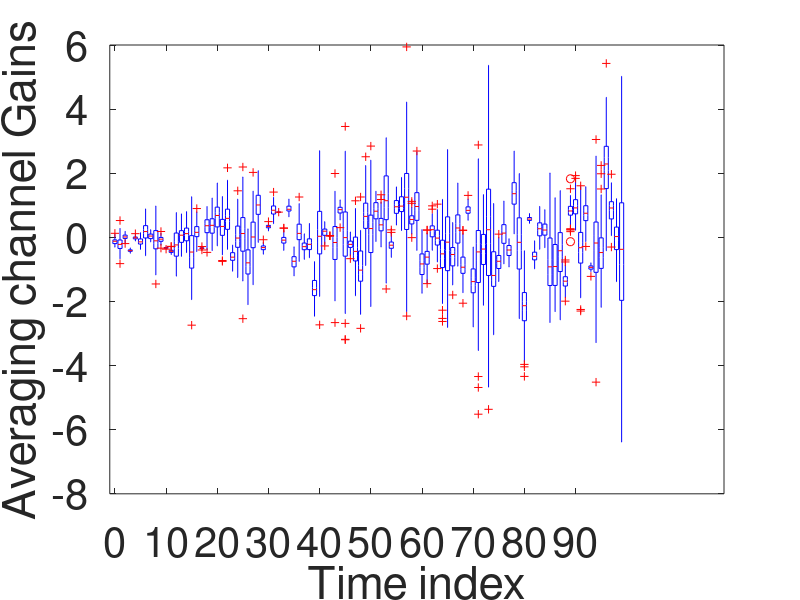
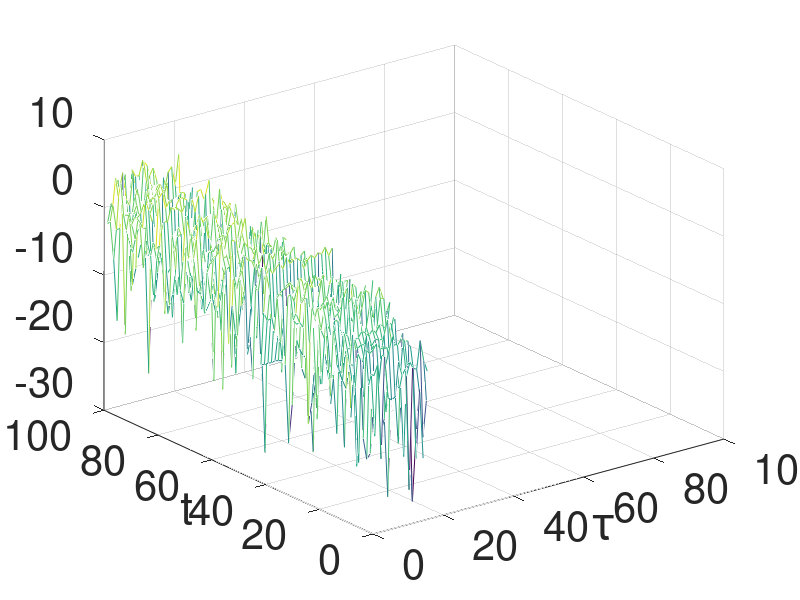
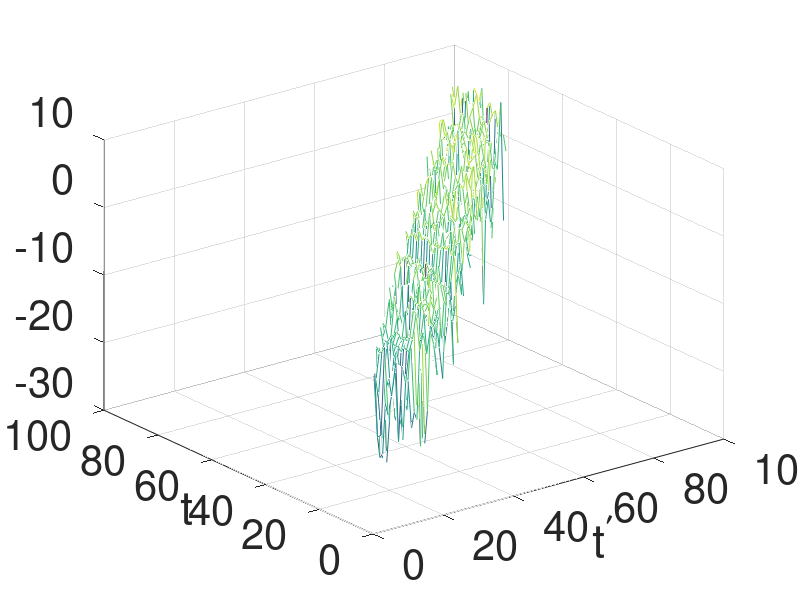
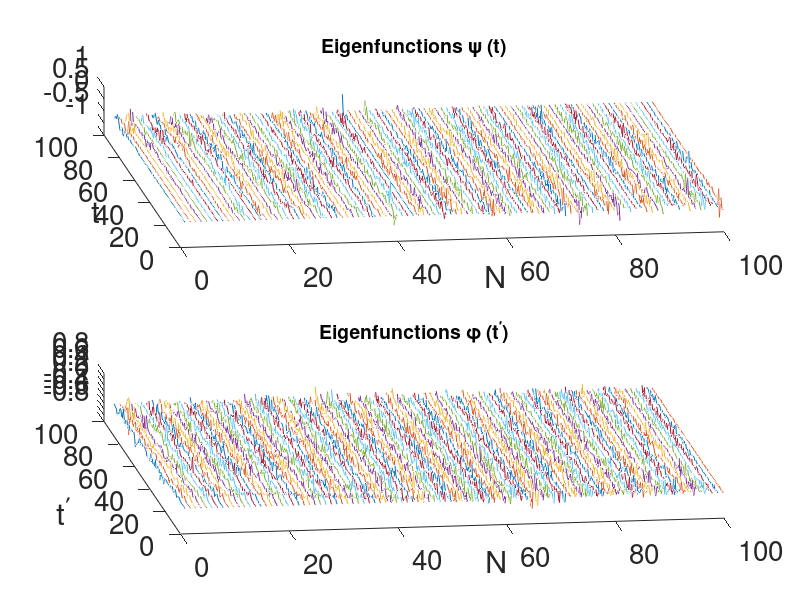

Recreate these plots in MATLAB, in order.
%%test time-varying response NS case
clear all;
close all,

T = 100; %time length
Taps = randi([10,20],1,T); %time-varying delay taps within [10,20]
T2 = 80; %data length
data = -3 + 2*randi([0,3],T2,1); %data serie
data = [data(T2-(T-T2)+1:end);data]; % data with cp

%NS channel generate
Stat = zeros(T,T);
H = zeros(T,T);
for i = 1:T
   vi = sqrt(i/T)*randn();
   ei = sqrt(i/T)*randn();
   H(i,1:Taps(i)) = ei + vi*randn(1,Taps(i));
   Stat(i,1:T) = ei + vi*randn(1,T);
end 

boxplot(Stat');
hold on
xlabel('Time index');
ylabel('Averaging channel Gains');
xtics=[1:10:T];
xticlab={'0' '10' '20' '30' '40' '50' '60' '70' '80' '90' '100'};
set(gca,'XTick',xtics,'XTickLabel',xticlab,'fontsize',30)



figure
mesh(10*log10(abs(H)));
xlabel('\tau','fontsize',14);
xlabh = get(gca,'XLabel');
set(xlabh,'Position',get(xlabh,'Position') + [-1.8 0 0.25])
ylabel('t','fontsize',14);
ylabh = get(gca,'YLabel');
set(ylabh,'Position',get(ylabh,'Position') + [1.8 0 0.25])
set(gca,'fontsize',30)
% Ax = gca;Ax.ZAxis.Visible = 'off';
% Ax.ZGrid = 'off';Ax.Color = 'none';
% grid off;
% title('Time-varying response','fontsize',14,'fontweight','b');

% figure
% subplot(2,1,1);
% mesh(H);
% xlabel('\tau','fontsize',12);
% xlabh = get(gca,'XLabel');
% set(xlabh,'Position',get(xlabh,'Position') + [-1.8 0 0.25])
% ylabel('t','fontsize',12);
% ylabh = get(gca,'YLabel');
% set(ylabh,'Position',get(ylabh,'Position') + [1.8 0 0.25])
% title('Time-varying response','fontsize',14,'fontweight','b');
% subplot(2,1,2);
% plot(10*log10(sum(H,2)));
% grid on;
% xlabel('t (s)','fontsize',12);
% title('Envelope','fontsize',14,'fontweight','b');

%% 2D kernel K(t,t'), t' = t-tau;
K = zeros(T,T);
for i = 1:T
   for j = 1:T
      if i-j < 0 || j > Taps(i)
         continue
      end
      K(i,i+1-j) = H(i,j);
   end
end

figure;
mesh(10*log10(abs(K)'));
xlabel('t^\prime');
xlabh = get(gca,'XLabel');
set(xlabh,'Position',get(xlabh,'Position') + [-1.8 0 0.25])
ylabel('t');
ylabh = get(gca,'YLabel');
set(ylabh,'Position',get(ylabh,'Position') + [1.8 0 0.25])
% title('2D Kernel K(t1,t2)','fontsize',14,'fontweight','b');
set(gca,'fontsize',30);

%% 2D Generalized Mercer's theorem
[U, S, V] = svd(K);
A = diag(S);
sig = [];
for i = 1:length(A)
   if A(i) < 0.01 
      N = i-1; % N most contributed eigenfunctions
      break;
   end
   sig(i) = A(i);
end 

phi = zeros(N,T);
psi = zeros(N,T);

for i = 1:N
   psi(i,:) = U(:,i);
   phi(i,:) = V(:,i);
end

figure;
subplot(2,1,1);
[x1,y1] = meshgrid(1:size(psi,2), 1:size(psi,1));  % T is your table
plot3(x1,y1,psi);
view(-8,67);
xlabel('N');
xlabh = get(gca,'XLabel');
set(xlabh,'Position',get(xlabh,'Position') + [-1.8 0 0.25])
ylabel('t');
ylabh = get(gca,'YLabel');
set(ylabh,'Position',get(ylabh,'Position') + [1.8 0 0.25])
set(gca,'fontsize',20);
title('Eigenfunctions \psi (t)','fontsize',14,'fontweight','b');
subplot(2,1,2);
[x2,y2] = meshgrid(1:size(phi,2), 1:size(phi,1));  % T is your table
plot3(x2,y2,phi);
view(-8,67);
xlabel('N');
xlabh = get(gca,'XLabel');
set(xlabh,'Position',get(xlabh,'Position') + [-1.8 0 0.25])
ylabel('t^\prime');
ylabh = get(gca,'YLabel');
set(gca,'fontsize',20);
set(ylabh,'Position',get(ylabh,'Position') + [1.8 0 0.25])
title('Eigenfunctions \phi (t^\prime)','fontsize',14,'fontweight','b');

%% construct X(t)
s = data;
x_n = zeros(N,1);
X = zeros(T,1);

for i = 1:N
   x_n(i) = dot(s, psi(i,:))/sig(i);
   X = X + x_n(i)* phi(i,:)';
end 

%% normalization
fac =T/sqrt(sum(X.^2));
X = X*fac;

%% receive signal r(t)
r = K*X;

r = r/fac;
% estimate/division
hat_r = round(r);
for i = 1:T2
   if hat_r(i)<-3
      hat_r(i) = -3;
   elseif hat_r(i) >3
      hat_r(i) = 3;
   end 
end 

e = s((T-T2):end) - hat_r((T-T2):end);
ne = length(find(e~=0));
BER = ne/T2

figure;
subplot(2,1,1)
plot([1:T],X);
grid on;
xlabel('t');
set(gca,'fontsize',20)
title('Transmit signal X(t)');
subplot(2,1,2)
plot([1:T],r(1:end),'.-');
hold on;
plot([1:T],s(1:end),'--');
grid on;
axis([1 100 -5 5])
xlabel('t');
legend('r(t)','s(t)');
set(gca,'fontsize',20)
title('Data s(t) and received signal r(t)');

%% test projection
% p = zeros(T,1);
% for i = 1:N
%    p = p+dot(s, psi(i,:))*(psi(i,:)');
% end
% s((100-T2):end) - p((100-T2):end);

%% Space interference

% 100 transmit antennas and 50 usrs, each usr has two antenna. 

S1 = 100; %100 users'antennas 
S2 = 100; %100 transmit antennas 
data2 = -3 + 2*randi([0,3],S1,1); %data serie

% generate space channel kernel.

Ks = zeros(S1, S2);

for i = 1:S1
   for j = 1:S2
      if i == j
         Ks(i,j) = 1;
      end 
      Ks(i,j) = randn();
   end
end 

figure;
mesh(Ks');
xlabel('u');
xlabh = get(gca,'XLabel');
set(xlabh,'Position',get(xlabh,'Position') + [-1.8 0 0.25])
ylabel('u^\prime ');
ylabh = get(gca,'YLabel');
set(ylabh,'Position',get(ylabh,'Position') + [1.8 0 0.25])
% title('2D Kernel K(s1,s2)','fontsize',14,'fontweight','b');
set(gca,'fontsize',25)
%% 2D Generalized Mercer's theorem
[U2, Sig2, V2] = svd(Ks);
A2 = diag(Sig2);
sig2 = [];
for i = 1:length(A2)
   if A2(i) < 0.01 
      N2 = i-1; % N most contributed eigenfunctions
      break;
   end
   N2 = i;
   sig2(i) = A2(i);
end 

phi2 = zeros(N2,S2);
psi2 = zeros(N2,S1);

for i = 1:N2
   psi2(i,:) = U2(:,i);
   phi2(i,:) = V2(:,i);
end

% figure;
% subplot(2,1,1);
% [x3,y3] = meshgrid(1:size(psi2,2), 1:size(psi2,1));  % T is your table
% plot3(x3,y3,psi2);
% view(-8,67);
% xlabel('N','fontsize',12);
% xlabh = get(gca,'XLabel');
% set(xlabh,'Position',get(xlabh,'Position') + [-1.8 0 0.25])
% ylabel('u1','fontsize',12);
% ylabh = get(gca,'YLabel');
% set(ylabh,'Position',get(ylabh,'Position') + [1.8 0 0.25])
% title('Eigenfunctions \psi (u1)','fontsize',14,'fontweight','b');
% subplot(2,1,2);
% [x4,y4] = meshgrid(1:size(phi2,2), 1:size(phi2,1));  % T is your table
% plot3(x4,y4,phi2);
% view(-8,67);
% xlabel('N','fontsize',12);
% xlabh = get(gca,'XLabel');
% set(xlabh,'Position',get(xlabh,'Position') + [-1.8 0 0.25])
% ylabel('u2','fontsize',12);
% ylabh = get(gca,'YLabel');
% set(ylabh,'Position',get(ylabh,'Position') + [1.8 0 0.25])
% title('Eigenfunctions \phi (u2)','fontsize',14,'fontweight','b');

%% construct X(t)
s2 = data2;
x2 = zeros(N2,1);
X2 = zeros(S2,1);

for i = 1:N2
   x2(i) = dot(s2, psi2(i,:))/sig2(i);
   X2 = X2 + x2(i)* phi2(i,:)';
end 

%% receive signal r(t)
r2 = Ks*X2;

% estimate/division
hat_r2 = round(r2);
for i = 1:S1
   if hat_r2(i)<-3
      hat_r2(i) = -3;
   elseif hat_r2(i) >3
      hat_r2(i) = 3;
   end 
end 

e2 = s2(1:end) - hat_r2(1:end);
ne2 = length(find(e2~=0));
BER = ne2/S2

figure;
subplot(2,1,1)
stairs([1:S2],X2);
grid on;
xlabel('u');
title('Transmit signal X(u)');
set(gca,'fontsize',20)
subplot(2,1,2)
stairs([1:100],r2(1:end),'.-');
hold on;
stairs([1:100],s2(1:end),'--');
grid on;
axis([1 100 -5 5])
xlabel('u');
legend('r(u)','s(u)');
title('Data s(u) and received signal r(u)');
set(gca,'fontsize',20)

